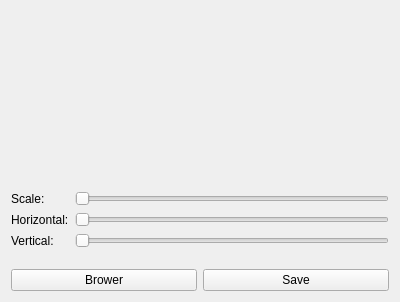
<?xml version="1.0" encoding="UTF-8"?>
<ui version="4.0">
 <class>testimage</class>
 <widget class="QWidget" name="testimage">
  <property name="geometry">
   <rect>
    <x>0</x>
    <y>0</y>
    <width>400</width>
    <height>302</height>
   </rect>
  </property>
  <property name="windowTitle">
   <string>Form</string>
  </property>
  <layout class="QVBoxLayout" name="verticalLayout">
   <item>
    <widget class="QFrame" name="horizontalFrame">
     <layout class="QHBoxLayout" name="horizontalLayout">
      <item>
       <spacer name="horizontalSpacer_2">
        <property name="orientation">
         <enum>Qt::Horizontal</enum>
        </property>
        <property name="sizeHint" stdset="0">
         <size>
          <width>40</width>
          <height>20</height>
         </size>
        </property>
       </spacer>
      </item>
      <item>
       <widget class="QLabel" name="prouctImage">
        <property name="minimumSize">
         <size>
          <width>150</width>
          <height>150</height>
         </size>
        </property>
        <property name="text">
         <string/>
        </property>
       </widget>
      </item>
      <item>
       <spacer name="horizontalSpacer">
        <property name="orientation">
         <enum>Qt::Horizontal</enum>
        </property>
        <property name="sizeHint" stdset="0">
         <size>
          <width>40</width>
          <height>20</height>
         </size>
        </property>
       </spacer>
      </item>
     </layout>
    </widget>
   </item>
   <item>
    <layout class="QFormLayout" name="formLayout">
     <item row="0" column="0">
      <layout class="QHBoxLayout" name="horizontalLayout_2"/>
     </item>
     <item row="1" column="0">
      <widget class="QLabel" name="label">
       <property name="text">
        <string>Scale:</string>
       </property>
      </widget>
     </item>
     <item row="2" column="0">
      <widget class="QLabel" name="label_2">
       <property name="text">
        <string>Horizontal:</string>
       </property>
      </widget>
     </item>
     <item row="3" column="0">
      <widget class="QLabel" name="label_3">
       <property name="text">
        <string>Vertical:</string>
       </property>
      </widget>
     </item>
     <item row="1" column="1">
      <widget class="QSlider" name="scale">
       <property name="minimum">
        <number>1</number>
       </property>
       <property name="maximum">
        <number>100</number>
       </property>
       <property name="pageStep">
        <number>1</number>
       </property>
       <property name="orientation">
        <enum>Qt::Horizontal</enum>
       </property>
       <property name="tickInterval">
        <number>0</number>
       </property>
      </widget>
     </item>
     <item row="2" column="1">
      <widget class="QSlider" name="horizontal">
       <property name="minimum">
        <number>1</number>
       </property>
       <property name="maximum">
        <number>100</number>
       </property>
       <property name="pageStep">
        <number>1</number>
       </property>
       <property name="orientation">
        <enum>Qt::Horizontal</enum>
       </property>
      </widget>
     </item>
     <item row="3" column="1">
      <widget class="QSlider" name="vertical">
       <property name="minimum">
        <number>1</number>
       </property>
       <property name="maximum">
        <number>100</number>
       </property>
       <property name="singleStep">
        <number>6</number>
       </property>
       <property name="pageStep">
        <number>1</number>
       </property>
       <property name="orientation">
        <enum>Qt::Horizontal</enum>
       </property>
      </widget>
     </item>
    </layout>
   </item>
   <item>
    <layout class="QHBoxLayout" name="horizontalLayout_3">
     <item>
      <widget class="QPushButton" name="pushButton">
       <property name="text">
        <string>Brower</string>
       </property>
      </widget>
     </item>
     <item>
      <widget class="QPushButton" name="pushButton_2">
       <property name="text">
        <string>Save</string>
       </property>
      </widget>
     </item>
    </layout>
   </item>
  </layout>
 </widget>
 <resources/>
 <connections/>
</ui>
